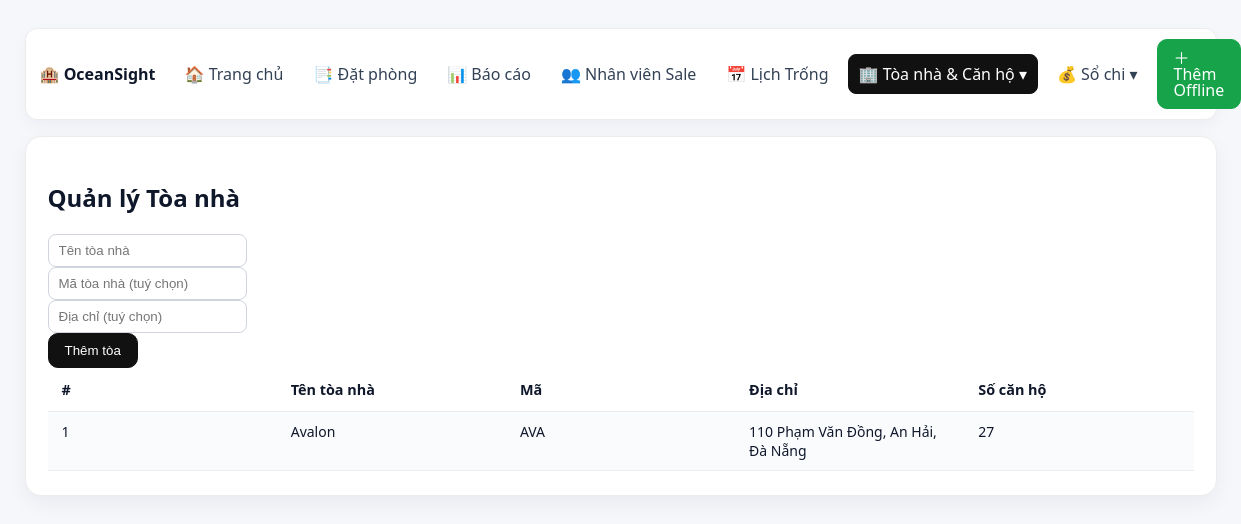
Screenshot of /buildings with the database file from the repository.
### models.py (models this page shows)
class Building(SQLModel, table=True):
    id: Optional[int] = Field(default=None, primary_key=True)
    building_name: str
    building_code: Optional[str] = None
    address: Optional[str] = None
    latitude: Optional[float] = Field(default=None)
    longitude: Optional[float] = Field(default=None)

### main.py (the view)
@app.get("/buildings", response_class=HTMLResponse)
async def show_buildings(request: Request):
    with get_session_context() as session:
        property_service = PropertyService(session)
        building_data = property_service.get_buildings_with_counts()
    return templates.TemplateResponse("buildings.html", {
        "request": request,
        "buildings": building_data
    })

### templates/buildings.html
{% extends "layout.html" %}
{% block content %}
<div class="container mt-4">
  <h2 class="mb-4">Quản lý Tòa nhà</h2>
  <form method="post" action="/buildings/new" class="row g-3 mb-4">
    <div class="col-md-4">
      <input type="text" name="building_name" class="form-control" placeholder="Tên tòa nhà" required>
    </div>
    <div class="col-md-3">
      <input type="text" name="building_code" class="form-control" placeholder="Mã tòa nhà (tuý chọn)">
    </div>
    <div class="col-md-3">
      <input type="text" name="address" class="form-control" placeholder="Địa chỉ (tuý chọn)">
    </div>
    <div class="col-md-2">
      <button type="submit" class="btn btn-primary w-100">Thêm tòa</button>
    </div>
  </form>
  <table class="table table-bordered table-hover">
    <thead>
      <tr>
        <th>#</th>
        <th>Tên tòa nhà</th>
        <th>Mã</th>
        <th>Địa chỉ</th>
        <th>Số căn hộ</th>
      </tr>
    </thead>
    <tbody>
      {% for b in buildings %}
      <tr>
        <td>{{ loop.index }}</td>
        <td>{{ b.building_name }}</td>
        <td>{{ b.building_code or "-" }}</td>
        <td>{{ b.address or "-" }}</td>
        <td>{{ b.num_properties or 0 }}</td>
      </tr>
      {% endfor %}
    </tbody>
  </table>
</div>
{% endblock %}

### templates/layout.html (style rules this page uses)
:root { --bg:#f6f7fb; --card:#fff; --muted:#667085; --line:#ececec; --fg:#0f172a; --ok:#16a34a; --warn:#f59e0b; --cancel:#9ca3af; --blue:#0b57d0; --blue-600:#2563eb; --green-600:#16a34a; }
* { box-sizing:border-box }
html,body { height:100% }
body { font-family: ui-sans-serif, system-ui, -apple-system, Segoe UI, Roboto, Helvetica, Arial, sans-serif; margin:0; background:var(--bg); color:var(--fg); }
.btn { display:inline-flex; align-items:center; gap:6px; padding:10px 16px; border-radius:10px; border:1px solid #111; background:#111; color:#fff; cursor:pointer; text-decoration:none; line-height:1; }
table { width:100%; border-collapse:separate; border-spacing:0; table-layout:fixed; }
thead th { position:sticky; top:0; z-index:1; background:var(--card); text-align:left; font-weight:700; font-size:.9rem; padding:12px 14px; border-bottom:1px solid var(--line); }
tbody td { padding:10px 14px; border-bottom:1px solid var(--line); vertical-align:top; font-size:14px; }
tbody tr:nth-child(odd) { background:#fafbfd }
input, select { padding:8px 10px; border:1px solid #d0d5dd; border-radius:8px; outline:0 }

### rows the page displays
Building: building_name "Avalon", building_code "AVA", address "110 Phạm Văn Đồng, An Hải, Đà Nẵng", num_properties "27"
